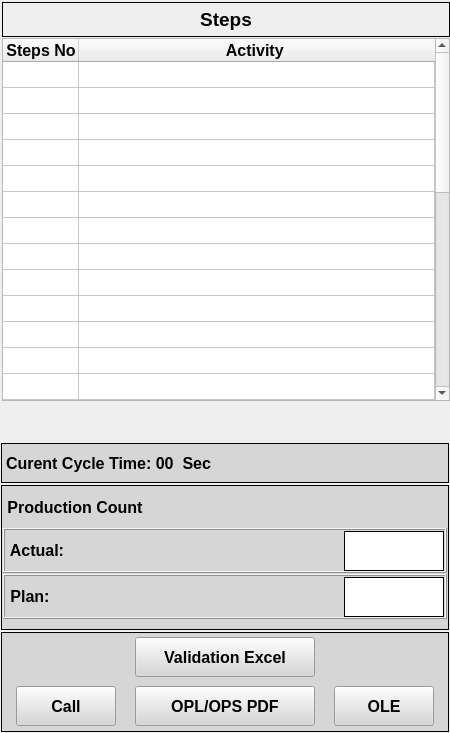
        <widget class="QFrame" name="Station_info_frm">
         <property name="enabled">
          <bool>true</bool>
         </property>
         <property name="minimumSize">
          <size>
           <width>450</width>
           <height>0</height>
          </size>
         </property>
         <property name="maximumSize">
          <size>
           <width>450</width>
           <height>16777215</height>
          </size>
         </property>
         <property name="frameShape">
          <enum>QFrame::NoFrame</enum>
         </property>
         <property name="frameShadow">
          <enum>QFrame::Raised</enum>
         </property>
         <property name="lineWidth">
          <number>1</number>
         </property>
         <property name="midLineWidth">
          <number>0</number>
         </property>
         <layout class="QVBoxLayout" name="verticalLayout_4">
          <property name="spacing">
           <number>2</number>
          </property>
          <property name="leftMargin">
           <number>1</number>
          </property>
          <property name="topMargin">
           <number>1</number>
          </property>
          <property name="rightMargin">
           <number>1</number>
          </property>
          <property name="bottomMargin">
           <number>1</number>
          </property>
          <item>
           <widget class="QWidget" name="only_table_widget" native="true">
            <property name="minimumSize">
             <size>
              <width>450</width>
              <height>0</height>
             </size>
            </property>
            <property name="maximumSize">
             <size>
              <width>450</width>
              <height>400</height>
             </size>
            </property>
            <property name="layoutDirection">
             <enum>Qt::LeftToRight</enum>
            </property>
            <layout class="QVBoxLayout" name="verticalLayout_3">
             <property name="spacing">
              <number>1</number>
             </property>
             <property name="leftMargin">
              <number>1</number>
             </property>
             <property name="topMargin">
              <number>1</number>
             </property>
             <property name="rightMargin">
              <number>1</number>
             </property>
             <property name="bottomMargin">
              <number>0</number>
             </property>
             <item>
              <widget class="QLabel" name="Step_lbl">
               <property name="minimumSize">
                <size>
                 <width>0</width>
                 <height>35</height>
                </size>
               </property>
               <property name="maximumSize">
                <size>
                 <width>16777215</width>
                 <height>35</height>
                </size>
               </property>
               <property name="font">
                <font>
                 <pointsize>14</pointsize>
                 <weight>75</weight>
                 <bold>true</bold>
                </font>
               </property>
               <property name="frameShape">
                <enum>QFrame::Box</enum>
               </property>
               <property name="text">
                <string>Steps</string>
               </property>
               <property name="alignment">
                <set>Qt::AlignCenter</set>
               </property>
              </widget>
             </item>
             <item>
              <widget class="QTableWidget" name="tableWidget">
               <property name="minimumSize">
                <size>
                 <width>0</width>
                 <height>290</height>
                </size>
               </property>
               <property name="maximumSize">
                <size>
                 <width>16777215</width>
                 <height>700</height>
                </size>
               </property>
               <property name="sizeAdjustPolicy">
                <enum>QAbstractScrollArea::AdjustToContents</enum>
               </property>
               <property name="autoScrollMargin">
                <number>13</number>
               </property>
               <property name="sortingEnabled">
                <bool>false</bool>
               </property>
               <property name="wordWrap">
                <bool>true</bool>
               </property>
               <property name="cornerButtonEnabled">
                <bool>true</bool>
               </property>
               <attribute name="horizontalHeaderVisible">
                <bool>true</bool>
               </attribute>
               <attribute name="horizontalHeaderCascadingSectionResizes">
                <bool>false</bool>
               </attribute>
               <attribute name="horizontalHeaderDefaultSectionSize">
                <number>76</number>
               </attribute>
               <attribute name="horizontalHeaderShowSortIndicator" stdset="0">
                <bool>false</bool>
               </attribute>
               <attribute name="horizontalHeaderStretchLastSection">
                <bool>true</bool>
               </attribute>
               <attribute name="verticalHeaderVisible">
                <bool>false</bool>
               </attribute>
               <attribute name="verticalHeaderCascadingSectionResizes">
                <bool>false</bool>
               </attribute>
               <attribute name="verticalHeaderDefaultSectionSize">
                <number>26</number>
               </attribute>
               <attribute name="verticalHeaderShowSortIndicator" stdset="0">
                <bool>false</bool>
               </attribute>
               <attribute name="verticalHeaderStretchLastSection">
                <bool>false</bool>
               </attribute>
               <row>
                <property name="text">
                 <string>New Row</string>
                </property>
               </row>
               <row>
                <property name="text">
                 <string>New Row</string>
                </property>
               </row>
               <row>
                <property name="text">
                 <string>New Row</string>
                </property>
               </row>
               <row>
                <property name="text">
                 <string>New Row</string>
                </property>
               </row>
               <row>
                <property name="text">
                 <string>New Row</string>
                </property>
               </row>
               <row>
                <property name="text">
                 <string>New Row</string>
                </property>
               </row>
               <row>
                <property name="text">
                 <string>New Row</string>
                </property>
               </row>
               <row>
                <property name="text">
                 <string>New Row</string>
                </property>
               </row>
               <row>
                <property name="text">
                 <string>New Row</string>
                </property>
               </row>
               <row>
                <property name="text">
                 <string>New Row</string>
                </property>
               </row>
               <row>
                <property name="text">
                 <string>New Row</string>
                </property>
               </row>
               <row>
                <property name="text">
                 <string>New Row</string>
                </property>
               </row>
               <row>
                <property name="text">
                 <string>New Row</string>
                </property>
               </row>
               <row>
                <property name="text">
                 <string>New Row</string>
                </property>
               </row>
               <row>
                <property name="text">
                 <string>New Row</string>
                </property>
               </row>
               <row>
                <property name="text">
                 <string>New Row</string>
                </property>
               </row>
               <row>
                <property name="text">
                 <string>New Row</string>
                </property>
               </row>
               <row>
                <property name="text">
                 <string>New Row</string>
                </property>
               </row>
               <row>
                <property name="text">
                 <string>New Row</string>
                </property>
               </row>
               <row>
                <property name="text">
                 <string>New Row</string>
                </property>
               </row>
               <row>
                <property name="text">
                 <string>New Row</string>
                </property>
               </row>
               <row>
                <property name="text">
                 <string>New Row</string>
                </property>
               </row>
               <row>
                <property name="text">
                 <string>New Row</string>
                </property>
               </row>
               <row>
                <property name="text">
                 <string>New Row</string>
                </property>
               </row>
               <row>
                <property name="text">
                 <string>New Row</string>
                </property>
               </row>
               <row>
                <property name="text">
                 <string>New Row</string>
                </property>
               </row>
               <row>
                <property name="text">
                 <string>New Row</string>
                </property>
               </row>
               <row>
                <property name="text">
                 <string>New Row</string>
                </property>
               </row>
               <row>
                <property name="text">
                 <string>New Row</string>
                </property>
               </row>
               <row>
                <property name="text">
                 <string>New Row</string>
                </property>
               </row>
               <row>
                <property name="text">
                 <string>New Row</string>
                </property>
               </row>
               <column>
                <property name="text">
                 <string>Steps No</string>
                </property>
                <property name="toolTip">
                 <string notr="true"/>
                </property>
                <property name="font">
                 <font>
                  <pointsize>12</pointsize>
                  <weight>75</weight>
                  <bold>true</bold>
                 </font>
                </property>
               </column>
               <column>
                <property name="text">
                 <string>Activity </string>
                </property>
                <property name="font">
                 <font>
                  <pointsize>12</pointsize>
                  <weight>75</weight>
                  <bold>true</bold>
                 </font>
                </property>
               </column>
              </widget>
             </item>
             <item>
              <spacer name="verticalSpacer_3">
               <property name="orientation">
                <enum>Qt::Vertical</enum>
               </property>
               <property name="sizeHint" stdset="0">
                <size>
                 <width>0</width>
                 <height>0</height>
                </size>
               </property>
              </spacer>
             </item>
            </layout>
           </widget>
          </item>
          <item>
           <spacer name="verticalSpacer_4">
            <property name="orientation">
             <enum>Qt::Vertical</enum>
            </property>
            <property name="sizeHint" stdset="0">
             <size>
              <width>20</width>
              <height>40</height>
             </size>
            </property>
           </spacer>
          </item>
          <item>
           <widget class="QLabel" name="Current_Cycle_Time_lbl">
            <property name="minimumSize">
             <size>
              <width>0</width>
              <height>40</height>
             </size>
            </property>
            <property name="maximumSize">
             <size>
              <width>16777215</width>
              <height>40</height>
             </size>
            </property>
            <property name="font">
             <font>
              <pointsize>12</pointsize>
              <weight>75</weight>
              <bold>true</bold>
             </font>
            </property>
            <property name="styleSheet">
             <string notr="true">background-color: rgb(214, 214, 214);</string>
            </property>
            <property name="frameShape">
             <enum>QFrame::Box</enum>
            </property>
            <property name="text">
             <string>Curent Cycle Time: 00  Sec</string>
            </property>
            <property name="alignment">
             <set>Qt::AlignLeading|Qt::AlignLeft|Qt::AlignVCenter</set>
            </property>
            <property name="margin">
             <number>10</number>
            </property>
           </widget>
          </item>
          <item>
           <widget class="QFrame" name="frame_5">
            <property name="minimumSize">
             <size>
              <width>0</width>
              <height>145</height>
             </size>
            </property>
            <property name="maximumSize">
             <size>
              <width>16777215</width>
              <height>145</height>
             </size>
            </property>
            <property name="styleSheet">
             <string notr="true">background-color: rgb(214, 214, 214);</string>
            </property>
            <property name="frameShape">
             <enum>QFrame::Box</enum>
            </property>
            <property name="frameShadow">
             <enum>QFrame::Plain</enum>
            </property>
            <property name="lineWidth">
             <number>1</number>
            </property>
            <layout class="QVBoxLayout" name="verticalLayout_18">
             <property name="spacing">
              <number>1</number>
             </property>
             <property name="leftMargin">
              <number>1</number>
             </property>
             <property name="topMargin">
              <number>1</number>
             </property>
             <property name="rightMargin">
              <number>1</number>
             </property>
             <property name="bottomMargin">
              <number>1</number>
             </property>
             <item>
              <widget class="QLabel" name="label_2">
               <property name="minimumSize">
                <size>
                 <width>0</width>
                 <height>40</height>
                </size>
               </property>
               <property name="maximumSize">
                <size>
                 <width>16777215</width>
                 <height>40</height>
                </size>
               </property>
               <property name="font">
                <font>
                 <pointsize>12</pointsize>
                 <weight>75</weight>
                 <bold>true</bold>
                </font>
               </property>
               <property name="text">
                <string> Production Count</string>
               </property>
              </widget>
             </item>
             <item>
              <widget class="QFrame" name="frame_17">
               <property name="minimumSize">
                <size>
                 <width>0</width>
                 <height>45</height>
                </size>
               </property>
               <property name="maximumSize">
                <size>
                 <width>16777215</width>
                 <height>45</height>
                </size>
               </property>
               <property name="frameShape">
                <enum>QFrame::Box</enum>
               </property>
               <property name="frameShadow">
                <enum>QFrame::Raised</enum>
               </property>
               <layout class="QHBoxLayout" name="horizontalLayout_6">
                <property name="spacing">
                 <number>1</number>
                </property>
                <property name="leftMargin">
                 <number>1</number>
                </property>
                <property name="topMargin">
                 <number>1</number>
                </property>
                <property name="rightMargin">
                 <number>1</number>
                </property>
                <property name="bottomMargin">
                 <number>1</number>
                </property>
                <item>
                 <widget class="QLabel" name="label_15">
                  <property name="minimumSize">
                   <size>
                    <width>0</width>
                    <height>20</height>
                   </size>
                  </property>
                  <property name="maximumSize">
                   <size>
                    <width>16777215</width>
                    <height>20</height>
                   </size>
                  </property>
                  <property name="font">
                   <font>
                    <pointsize>12</pointsize>
                    <weight>75</weight>
                    <bold>true</bold>
                   </font>
                  </property>
                  <property name="text">
                   <string> Actual:</string>
                  </property>
                 </widget>
                </item>
                <item>
                 <widget class="QLabel" name="Actual_prod_count">
                  <property name="minimumSize">
                   <size>
                    <width>100</width>
                    <height>40</height>
                   </size>
                  </property>
                  <property name="maximumSize">
                   <size>
                    <width>100</width>
                    <height>40</height>
                   </size>
                  </property>
                  <property name="font">
                   <font>
                    <pointsize>12</pointsize>
                    <weight>75</weight>
                    <bold>true</bold>
                   </font>
                  </property>
                  <property name="styleSheet">
                   <string notr="true">background-color:rgb(255, 255, 255);</string>
                  </property>
                  <property name="frameShape">
                   <enum>QFrame::Box</enum>
                  </property>
                  <property name="text">
                   <string/>
                  </property>
                  <property name="alignment">
                   <set>Qt::AlignCenter</set>
                  </property>
                  <property name="margin">
                   <number>5</number>
                  </property>
                 </widget>
                </item>
               </layout>
              </widget>
             </item>
             <item>
              <widget class="QFrame" name="frame_18">
               <property name="maximumSize">
                <size>
                 <width>16777215</width>
                 <height>45</height>
                </size>
               </property>
               <property name="frameShape">
                <enum>QFrame::Box</enum>
               </property>
               <property name="frameShadow">
                <enum>QFrame::Raised</enum>
               </property>
               <layout class="QHBoxLayout" name="horizontalLayout_7">
                <property name="spacing">
                 <number>1</number>
                </property>
                <property name="leftMargin">
                 <number>1</number>
                </property>
                <property name="topMargin">
                 <number>1</number>
                </property>
                <property name="rightMargin">
                 <number>1</number>
                </property>
                <property name="bottomMargin">
                 <number>1</number>
                </property>
                <item>
                 <widget class="QLabel" name="label_12">
                  <property name="minimumSize">
                   <size>
                    <width>0</width>
                    <height>20</height>
                   </size>
                  </property>
                  <property name="maximumSize">
                   <size>
                    <width>16777215</width>
                    <height>20</height>
                   </size>
                  </property>
                  <property name="font">
                   <font>
                    <pointsize>12</pointsize>
                    <weight>75</weight>
                    <bold>true</bold>
                   </font>
                  </property>
                  <property name="text">
                   <string> Plan:</string>
                  </property>
                 </widget>
                </item>
                <item>
                 <widget class="QLabel" name="PLan_prod_count">
                  <property name="minimumSize">
                   <size>
                    <width>100</width>
                    <height>40</height>
                   </size>
                  </property>
                  <property name="maximumSize">
                   <size>
                    <width>100</width>
                    <height>40</height>
                   </size>
                  </property>
                  <property name="font">
                   <font>
                    <pointsize>12</pointsize>
                    <weight>75</weight>
                    <bold>true</bold>
                   </font>
                  </property>
                  <property name="styleSheet">
                   <string notr="true">background-color:rgb(255, 255, 255);
</string>
                  </property>
                  <property name="frameShape">
                   <enum>QFrame::Box</enum>
                  </property>
                  <property name="text">
                   <string/>
                  </property>
                  <property name="alignment">
                   <set>Qt::AlignCenter</set>
                  </property>
                  <property name="margin">
                   <number>5</number>
                  </property>
                 </widget>
                </item>
               </layout>
              </widget>
             </item>
             <item>
              <spacer name="verticalSpacer_5">
               <property name="orientation">
                <enum>Qt::Vertical</enum>
               </property>
               <property name="sizeHint" stdset="0">
                <size>
                 <width>20</width>
                 <height>40</height>
                </size>
               </property>
              </spacer>
             </item>
            </layout>
           </widget>
          </item>
          <item>
           <widget class="QFrame" name="Pdf_Video_btn_frm">
            <property name="minimumSize">
             <size>
              <width>0</width>
              <height>100</height>
             </size>
            </property>
            <property name="maximumSize">
             <size>
              <width>16777215</width>
              <height>100</height>
             </size>
            </property>
            <property name="styleSheet">
             <string notr="true">background-color: rgb(214, 214, 214);</string>
            </property>
            <property name="frameShape">
             <enum>QFrame::Box</enum>
            </property>
            <property name="frameShadow">
             <enum>QFrame::Plain</enum>
            </property>
            <layout class="QVBoxLayout" name="verticalLayout_7">
             <property name="leftMargin">
              <number>1</number>
             </property>
             <property name="topMargin">
              <number>1</number>
             </property>
             <property name="rightMargin">
              <number>1</number>
             </property>
             <property name="bottomMargin">
              <number>1</number>
             </property>
             <item>
              <layout class="QHBoxLayout" name="horizontalLayout_9">
               <item>
                <widget class="QPushButton" name="open_excel_btn">
                 <property name="minimumSize">
                  <size>
                   <width>180</width>
                   <height>40</height>
                  </size>
                 </property>
                 <property name="maximumSize">
                  <size>
                   <width>150</width>
                   <height>40</height>
                  </size>
                 </property>
                 <property name="font">
                  <font>
                   <pointsize>12</pointsize>
                   <weight>75</weight>
                   <bold>true</bold>
                  </font>
                 </property>
                 <property name="cursor">
                  <cursorShape>PointingHandCursor</cursorShape>
                 </property>
                 <property name="styleSheet">
                  <string notr="true">
selection-color: rgb(255, 78, 25);</string>
                 </property>
                 <property name="text">
                  <string>Validation Excel</string>
                 </property>
                 <property name="checkable">
                  <bool>false</bool>
                 </property>
                 <property name="autoDefault">
                  <bool>false</bool>
                 </property>
                </widget>
               </item>
              </layout>
             </item>
             <item>
              <layout class="QHBoxLayout" name="horizontalLayout_11">
               <item>
                <widget class="QPushButton" name="Call_btn">
                 <property name="minimumSize">
                  <size>
                   <width>100</width>
                   <height>40</height>
                  </size>
                 </property>
                 <property name="maximumSize">
                  <size>
                   <width>100</width>
                   <height>40</height>
                  </size>
                 </property>
                 <property name="font">
                  <font>
                   <pointsize>12</pointsize>
                   <weight>75</weight>
                   <bold>true</bold>
                  </font>
                 </property>
                 <property name="styleSheet">
                  <string notr="true">background-color: rgb(214, 214, 214);</string>
                 </property>
                 <property name="text">
                  <string>Call</string>
                 </property>
                </widget>
               </item>
               <item>
                <widget class="QPushButton" name="opl_pdf_btn">
                 <property name="minimumSize">
                  <size>
                   <width>180</width>
                   <height>40</height>
                  </size>
                 </property>
                 <property name="maximumSize">
                  <size>
                   <width>180</width>
                   <height>40</height>
                  </size>
                 </property>
                 <property name="font">
                  <font>
                   <pointsize>12</pointsize>
                   <weight>75</weight>
                   <bold>true</bold>
                  </font>
                 </property>
                 <property name="cursor">
                  <cursorShape>PointingHandCursor</cursorShape>
                 </property>
                 <property name="styleSheet">
                  <string notr="true">background-color: rgb(214, 214, 214);</string>
                 </property>
                 <property name="text">
                  <string>OPL/OPS PDF</string>
                 </property>
                 <property name="checkable">
                  <bool>false</bool>
                 </property>
                 <property name="autoDefault">
                  <bool>false</bool>
                 </property>
                </widget>
               </item>
               <item>
                <widget class="QPushButton" name="OLE_btn">
                 <property name="minimumSize">
                  <size>
                   <width>100</width>
                   <height>40</height>
                  </size>
                 </property>
                 <property name="maximumSize">
                  <size>
                   <width>100</width>
                   <height>40</height>
                  </size>
                 </property>
                 <property name="font">
                  <font>
                   <pointsize>12</pointsize>
                   <weight>75</weight>
                   <bold>true</bold>
                  </font>
                 </property>
                 <property name="styleSheet">
                  <string notr="true">background-color: rgb(214, 214, 214);</string>
                 </property>
                 <property name="text">
                  <string>OLE</string>
                 </property>
                </widget>
               </item>
              </layout>
             </item>
            </layout>
           </widget>
          </item>
         </layout>
        </widget>
